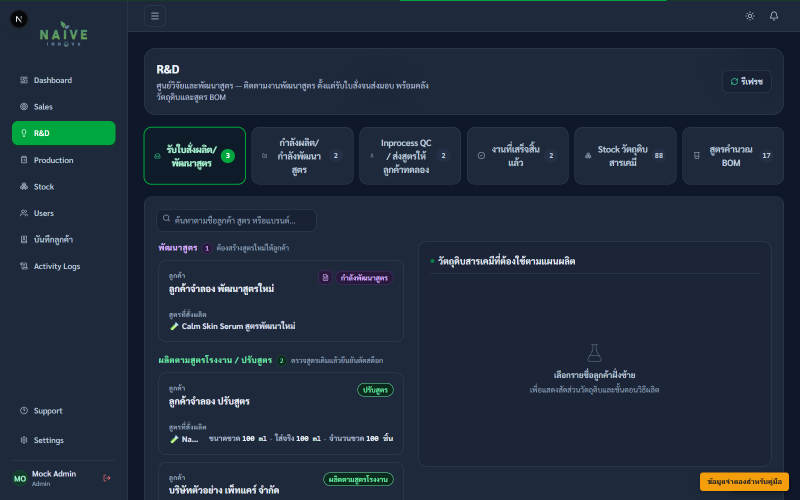
#> input picture output/pdf/rnd_manual_assets/01-rnd-overview-dark.png, 1600 x 1000 px (shown at 1/2 size); its folder holds 3 pictures in this run
$ python create_rnd_manual_annotations.py
#> lines starting #> are read from the running program, lines starting #| are printed output that depends on the picture
"""Create compact numbered pointers for the R&D manual screenshots."""

from math import atan2, cos, sin
from pathlib import Path

from PIL import Image, ImageDraw, ImageFont


ROOT = Path(__file__).resolve().parents[1]
SOURCE = ROOT / "output" / "pdf" / "rnd_manual_assets"
OUTPUT = ROOT / "output" / "pdf" / "rnd_manual_annotated_assets"
FONT = Path("C:/Windows/Fonts/arialbd.ttf")

NAVY = (15, 42, 67, 255)
AMBER = (245, 158, 11, 255)
WHITE = (255, 255, 255, 255)


def draw_pointer(draw, number, badge, target, radius, font):
    bx, by = badge
    tx, ty = target
    angle = atan2(ty - by, tx - bx)
    start = (bx + cos(angle) * radius, by + sin(angle) * radius)
    end = (tx - cos(angle) * 8, ty - sin(angle) * 8)

    draw.line((*start, *end), fill=WHITE, width=8)
    draw.line((*start, *end), fill=AMBER, width=4)

    arrow_size = 13
    left = (
        tx - cos(angle) * arrow_size + cos(angle + 1.5708) * 7,
        ty - sin(angle) * arrow_size + sin(angle + 1.5708) * 7,
    )
    right = (
        tx - cos(angle) * arrow_size + cos(angle - 1.5708) * 7,
        ty - sin(angle) * arrow_size + sin(angle - 1.5708) * 7,
    )
    draw.polygon([target, left, right], fill=AMBER)

    draw.ellipse(
        (bx - radius - 3, by - radius - 3, bx + radius + 3, by + radius + 3),
        fill=WHITE,
    )
    draw.ellipse(
        (bx - radius, by - radius, bx + radius, by + radius),
        fill=NAVY,
    )
    label = str(number)
    box = draw.textbbox((0, 0), label, font=font)
    x = bx - (box[2] - box[0]) / 2
    y = by - (box[3] - box[1]) / 2 - box[1]
    draw.text((x, y), label, fill=WHITE, font=font)


def annotate(source_name, output_name, pointers):
#> called with source_name = '01-rnd-overview-dark.png', output_name = '01-overview.png'
    image = Image.open(SOURCE / source_name).convert("RGBA")
    overlay = Image.new("RGBA", image.size, (0, 0, 0, 0))
#> overlay: PIL image 1600x1000 RGBA; every value is 0
    draw = ImageDraw.Draw(overlay)
    scale = image.width / 1600
#> scale = 1
    radius = max(21, round(27 * scale))
#> radius = 27
    font = ImageFont.truetype(str(FONT), max(22, round(29 * scale)))
    for number, bx, by, tx, ty in pointers:
        draw_pointer(draw, number, (bx, by), (tx, ty), radius, font)
    OUTPUT.mkdir(parents=True, exist_ok=True)
    Image.alpha_composite(image, overlay).convert("RGB").save(
        OUTPUT / output_name, quality=96
    )
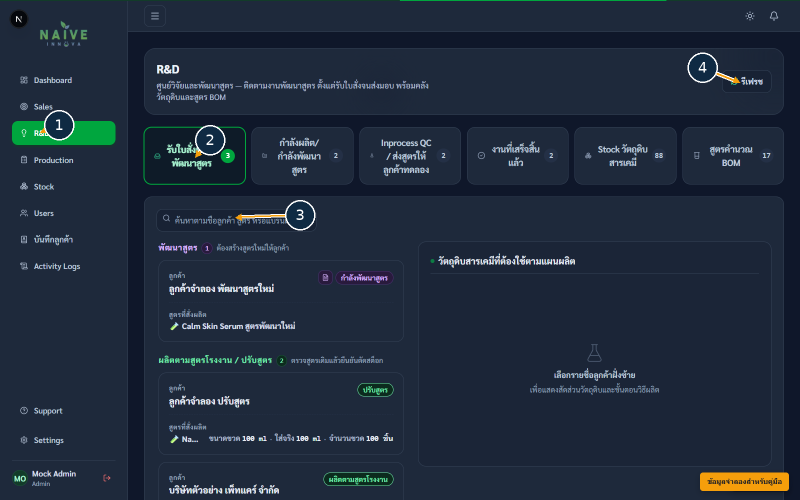
#> saved as 01-overview.png: PIL image 1600x1000 RGB (shown at 1/2 size); mean R, G, B 32.2, 43.8, 60


def build_annotations():
    jobs = [
        ("01-rnd-overview-dark.png", "01-overview.png", [
            (1, 118, 250, 80, 265),
            (2, 420, 280, 390, 315),
            (3, 600, 430, 470, 435),
            (4, 1405, 135, 1480, 165),
        ]),
        ("01b-rnd-order-types-dark.png", "02-order-types.png", [
            (1, 810, 380, 730, 405),
            (2, 810, 610, 750, 630),
            (3, 810, 795, 700, 810),
        ]),
        ("02-rnd-order-detail-dark.png", "02-order.png", [
            (1, 350, 235, 390, 305),
            (2, 290, 555, 345, 575),
            (3, 825, 555, 905, 600),
            (4, 1310, 665, 1215, 690),
        ]),
        ("02-rnd-order-detail-dark.png", "03-chemicals.png", [
            (1, 860, 755, 900, 805),
            (2, 1110, 750, 1215, 805),
            (3, 1250, 750, 1320, 805),
            (4, 1390, 750, 1435, 805),
            (5, 1510, 750, 1505, 865),
        ]),
        ("03-rnd-order-qc-method-dark.png", "04-qc-method.png", [
            (1, 820, 90, 930, 120),
            (2, 820, 365, 930, 405),
            (3, 810, 560, 930, 620),
            (4, 1370, 735, 1150, 770),
        ]),
        ("03-rnd-order-qc-method-dark.png", "05-confirm-production.png", [
            (1, 810, 105, 930, 140),
            (2, 810, 390, 930, 420),
            (3, 810, 620, 930, 665),
            (4, 1320, 835, 1160, 895),
        ]),
        ("04-rnd-producing-dark.png", "06-producing.png", [
            (1, 570, 235, 605, 305),
            (2, 620, 410, 500, 440),
            (3, 290, 500, 390, 545),
            (4, 1280, 700, 1120, 742),
        ]),
        ("05-rnd-inprocess-qc-dark.png", "07-inprocess-qc.png", [
            (1, 760, 235, 820, 305),
            (2, 290, 470, 370, 550),
            (3, 830, 745, 920, 830),
            (4, 1320, 790, 1400, 830),
        ]),
        ("06-rnd-completed-dark.png", "08-completed.png", [
            (1, 1010, 235, 1030, 305),
            (2, 650, 435, 500, 520),
            (3, 1080, 435, 1130, 520),
            (4, 1430, 435, 1490, 520),
        ]),
        ("07-rnd-chemical-stock-dark.png", "09-stock.png", [
            (1, 1190, 235, 1240, 305),
            (2, 530, 435, 450, 440),
            (3, 930, 485, 850, 555),
            (4, 1400, 485, 1460, 550),
        ]),
        ("08-rnd-bom-matrix-dark.png", "10-bom.png", [
            (1, 1450, 235, 1450, 305),
            (2, 500, 420, 440, 440),
            (3, 1400, 390, 1470, 440),
            (4, 930, 510, 900, 600),
            (5, 1480, 850, 1470, 935),
        ]),
        ("09-rnd-formula-manager-dark.png", "11-formula-manager.png", [
            (1, 650, 260, 650, 310),
            (2, 1090, 310, 1040, 360),
            (3, 825, 405, 870, 425),
            (4, 970, 405, 965, 425),
            (5, 1110, 405, 1060, 425),
        ]),
        ("10-rnd-formula-editor-dark.png", "12-formula-editor.png", [
            (1, 120, 160, 300, 195),
            (2, 125, 260, 300, 285),
            (3, 125, 355, 360, 375),
            (4, 715, 140, 810, 165),
            (5, 1435, 125, 1355, 165),
            (6, 125, 605, 300, 640),
            (7, 1350, 870, 1335, 910),
        ]),
    ]
    for source_name, output_name, pointers in jobs:
        annotate(source_name, output_name, pointers)
#> pass 2 of the loop in build_annotations, `for source_name, output_name, pointers in jobs:`:
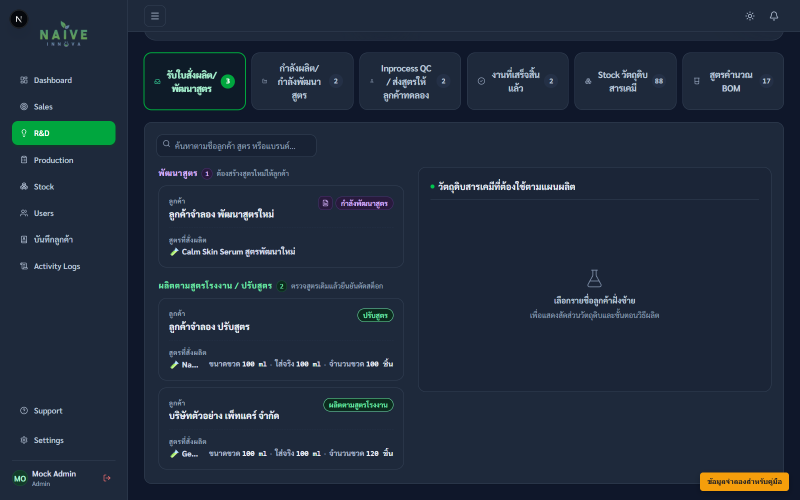
#> input picture output/pdf/rnd_manual_assets/01b-rnd-order-types-dark.png, 1600 x 1000 px (shown at 1/2 size)
#> in annotate (call 2), `Image.alpha_composite(image, overlay).convert("RGB").save( OUTPUT / ou..`:
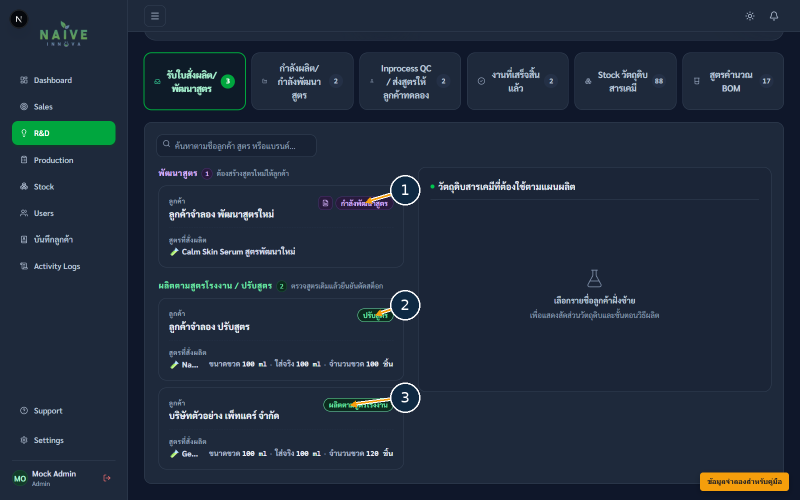
#> saved as 02-order-types.png: PIL image 1600x1000 RGB (shown at 1/2 size); mean R, G, B 32, 43.7, 59.9


if __name__ == "__main__":
#> (the run stopped early here; a loop or call above may not have finished)
